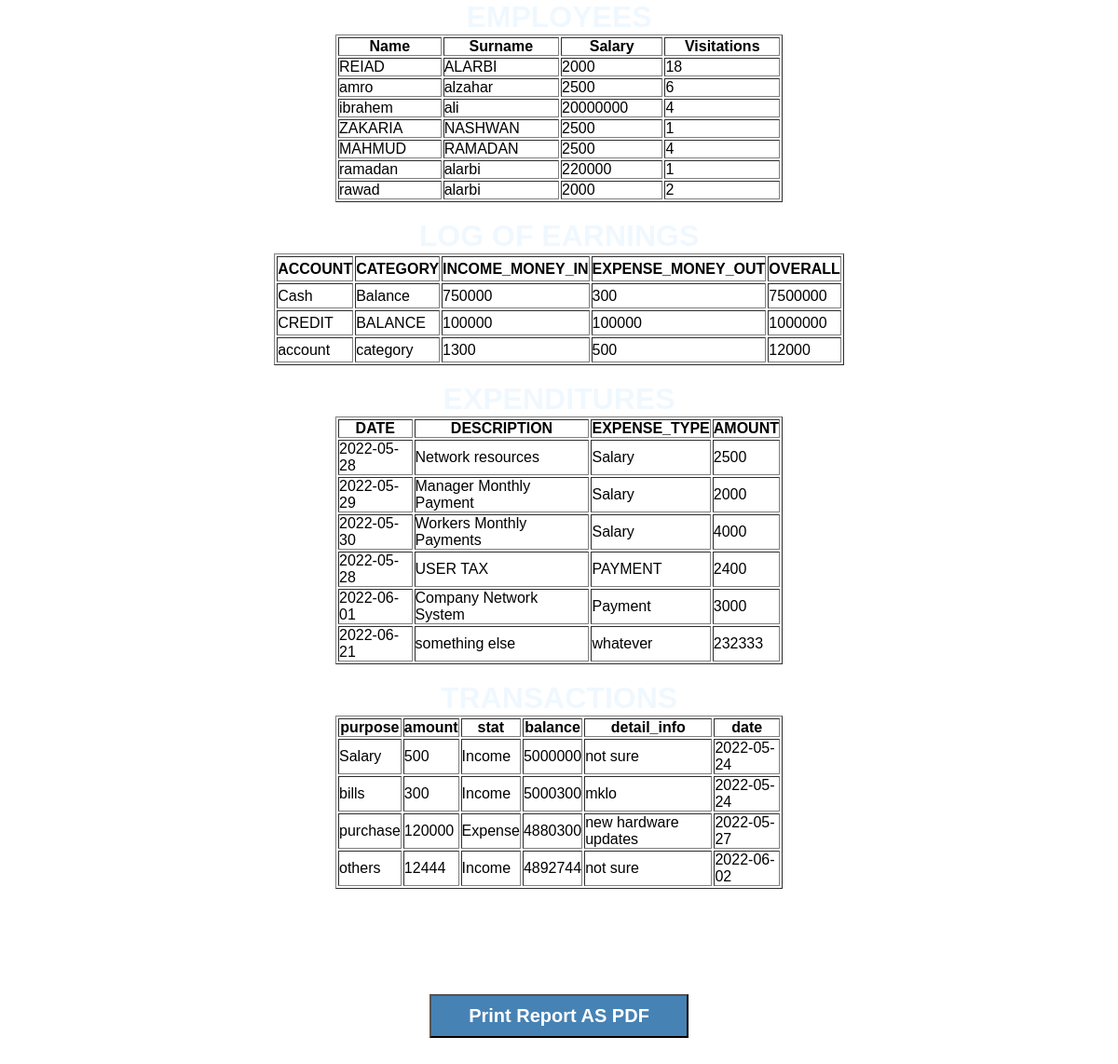
The page /companyReport.php on the database its author committed.
### tables this page shows
CREATE TABLE `users` (
  `id` int(10) NOT NULL,
  `first_name` varchar(20) NOT NULL,
  `surname` varchar(20) NOT NULL,
  `userName` varchar(20) NOT NULL,
  `password` varchar(80) NOT NULL,
  `role` varchar(30) NOT NULL,
  `email` varchar(30) NOT NULL,
  `phoneNumber` varchar(30) NOT NULL,
  `salary` varchar(20) NOT NULL,
  `visitation` int(100) NOT NULL
);

CREATE TABLE `logof` (
  `ID` int(11) NOT NULL,
  `ACCOUNT` varchar(20) NOT NULL,
  `DATE` date NOT NULL,
  `DESCRIPTION` varchar(20) NOT NULL,
  `CATEGORY` varchar(20) NOT NULL,
  `INCOME_MONEY_IN` int(11) NOT NULL,
  `EXPENSE_MONEY_OUT` int(11) NOT NULL,
  `OVERALL` int(11) NOT NULL
);

CREATE TABLE `expenditures` (
  `ID` int(11) NOT NULL,
  `DATE` date NOT NULL,
  `DESCRIPTION` varchar(50) NOT NULL,
  `EXPENSE_TYPE` varchar(20) NOT NULL,
  `AMOUNT` int(11) NOT NULL
);

CREATE TABLE `transaction` (
  `Id` int(11) NOT NULL,
  `purpose` varchar(255) NOT NULL,
  `detail_info` varchar(255) NOT NULL,
  `amount` int(30) NOT NULL,
  `balance` int(30) NOT NULL,
  `stat` varchar(255) NOT NULL,
  `date` date NOT NULL DEFAULT current_timestamp(),
  `time` time NOT NULL DEFAULT current_timestamp(),
  `username` varchar(255) NOT NULL DEFAULT 'User'
);

### companyReport.php (the view, shortened to what this page needs)
<?php
include('connection.php');
$query='select first_name,surname,salary,visitation from users';
$stmt=mysqli_stmt_init($conn);
 mysqli_stmt_prepare($stmt,$query) or exit('Query Error.'. mysqli_stmt_errno($stmt));
 mysqli_stmt_execute($stmt) or exit('Query Execution failed.'. mysqli_stmt_errno($stmt));
 mysqli_stmt_bind_result($stmt,$first_name,$surname,$salary,$visitation) or exit('Result storage failed.'. mysqli_stmt_errno($stmt));
echo '<center><h1>EMPLOYEES</h1><table border="1"><tr><th>Name</th><th>Surname</th><th>Salary</th><th>Visitations</th></tr>';
while(mysqli_stmt_fetch($stmt)){
		echo '<tr>';
		echo "<td>$first_name</td>";
		echo "<td>$surname</td>";
		echo "<td>$salary</td>";
		echo "<td>$visitation</td>";
		echo '</tr>';
 }
echo '</table><br/>';
 $query='select ACCOUNT,CATEGORY,INCOME_MONEY_IN,EXPENSE_MONEY_OUT,OVERALL from logof';
$stmt=mysqli_stmt_init($conn);
 mysqli_stmt_prepare($stmt,$query) or exit('Query Error.'. mysqli_stmt_errno($stmt));
 mysqli_stmt_execute($stmt) or exit('Query Execution failed.'. mysqli_stmt_errno($stmt));
 mysqli_stmt_bind_result($stmt,$ACCOUNT,$CATEGORY,$INCOME_MONEY_IN,$EXPENSE_MONEY_OUT,$OVERALL) or exit('Result storage failed.'. mysqli_stmt_errno($stmt));
echo '<h1>LOG OF EARNINGS</H1><table border="1"><tr><th>ACCOUNT</th><th>CATEGORY</th><th>INCOME_MONEY_IN</th><th>EXPENSE_MONEY_OUT</th><th>OVERALL</th></tr>';
while(mysqli_stmt_fetch($stmt)){
		echo '<tr>';
		echo "<td>$ACCOUNT</td>";
		echo "<td>$CATEGORY</td>";
		echo "<td>$INCOME_MONEY_IN</td>";
		echo "<td>$EXPENSE_MONEY_OUT</td>";
		echo "<td>$OVERALL</td>";
		echo '</tr>';
 }
echo '</table><br/>';
$query='select DATE,DESCRIPTION,EXPENSE_TYPE,AMOUNT from expenditures';
$stmt=mysqli_stmt_init($conn);
 mysqli_stmt_prepare($stmt,$query) or exit('Query Error.'. mysqli_stmt_errno($stmt));
 mysqli_stmt_execute($stmt) or exit('Query Execution failed.'. mysqli_stmt_errno($stmt));
 mysqli_stmt_bind_result($stmt,$DATE,$DESCRIPTION,$EXPENSE_TYPE,$AMOUNT) or exit('Result storage failed.'. mysqli_stmt_errno($stmt));
echo '<h1>EXPENDITURES</h1><table border="1"><tr><th>DATE</th><th>DESCRIPTION</th><th>EXPENSE_TYPE</th><th>AMOUNT</th></tr>';
while(mysqli_stmt_fetch($stmt)){
		echo '<tr>';
		echo "<td>$DATE</td>";
		echo "<td>$DESCRIPTION</td>";
		echo "<td>$EXPENSE_TYPE</td>";
		echo "<td>$AMOUNT</td>";
		echo '</tr>';
 }
echo '</table><br/>';
$query='select purpose,amount,stat,balance,detail_info,date from transaction';
$stmt=mysqli_stmt_init($conn);
 mysqli_stmt_prepare($stmt,$query) or exit('Query Error.'. mysqli_stmt_errno($stmt));
 mysqli_stmt_execute($stmt) or exit('Query Execution failed.'. mysqli_stmt_errno($stmt));
 mysqli_stmt_bind_result($stmt,$purpose,$amount,$stat,$balance,$detail_info,$date) or exit('Result storage failed.'. mysqli_stmt_errno($stmt));
echo '<h1>TRANSACTIONS</h1><table border="1"><tr><th>purpose</th><th>amount</th><th>stat</th><th>balance</th><th>detail_info</th><th>date</th></tr>';
while(mysqli_stmt_fetch($stmt)){
		echo '<tr>';
		echo "<td>$purpose</td>";
		echo "<td>$amount</td>";
		echo "<td>$stat</td>";
		echo "<td>$balance</td>";
		echo "<td>$detail_info</td>";
		echo "<td>$date</td>";
		echo '</tr>';
 }
echo '</table><br/>';
echo'<div style="padding: 75px 50px ; margin: 20px 50px;">
 <button type="submit" onclick="printFunction()" style="padding: 10px 40px; font-size:20px; background-color:steelblue; color: #fff;"><b>Print Report AS PDF</b></button>
   </div>';
?>
<!DOCTYPE html>
<html lang="en">
<head>
	<link rel="stylesheet" href="design.css">
</head>
<body>
</body>
</html>

### design.css (style rules this page uses)
* { margin: 0; padding: 0; list-style: none; text-decoration: none; box-sizing: border-box; }
body { background-image: url('office2.jpg'); background-size: 1550px; font-family: sans-serif; margin: 0; padding: 0; }
h1 { color: aliceblue; }
table { background-color: #fff; width: 40%; height: 15%; }

### rows shown on the page
users: first_name "REIAD", surname "ALARBI", salary "2000", visitation "18"
users: first_name "amro", surname "alzahar", salary "2500", visitation "6"
users: first_name "ibrahem", surname "ali", salary "20000000", visitation "4"
users: first_name "ZAKARIA", surname "NASHWAN", salary "2500", visitation "1"
users: first_name "MAHMUD", surname "RAMADAN", salary "2500", visitation "4"
users: first_name "ramadan", surname "alarbi", salary "220000", visitation "1"
users: first_name "rawad", surname "alarbi", salary "2000", visitation "2"
logof: ACCOUNT "Cash", CATEGORY "Balance", INCOME_MONEY_IN "750000", EXPENSE_MONEY_OUT "300", OVERALL "7500000"
logof: ACCOUNT "CREDIT", CATEGORY "BALANCE", EXPENSE_MONEY_OUT "100000", OVERALL "1000000"
logof: ACCOUNT "account", CATEGORY "category", INCOME_MONEY_IN "1300", EXPENSE_MONEY_OUT "500", OVERALL "12000"
expenditures: DATE "2022-05-28", DESCRIPTION "Network resources", EXPENSE_TYPE "Salary", AMOUNT "2500"
expenditures: DATE "2022-05-29", DESCRIPTION "Manager Monthly Payment", EXPENSE_TYPE "Salary", AMOUNT "2000"
expenditures: DATE "2022-05-30", DESCRIPTION "Workers Monthly Payments", EXPENSE_TYPE "Salary", AMOUNT "4000"
expenditures: DATE "2022-05-28", DESCRIPTION "USER TAX", EXPENSE_TYPE "PAYMENT", AMOUNT "2400"
expenditures: DATE "2022-06-01", DESCRIPTION "Company Network System", EXPENSE_TYPE "Payment", AMOUNT "3000"
expenditures: DATE "2022-06-21", DESCRIPTION "something else", EXPENSE_TYPE "whatever", AMOUNT "232333"
transaction: purpose "Salary", amount "500", stat "Income", balance "5000000", detail_info "not sure", date "2022-05-24"
transaction: purpose "bills", amount "300", stat "Income", balance "5000300", detail_info "mklo", date "2022-05-24"
transaction: purpose "purchase", amount "120000", stat "Expense", balance "4880300", detail_info "new hardware updates", date "2022-05-27"
transaction: purpose "others", amount "12444", stat "Income", balance "4892744", detail_info "not sure", date "2022-06-02"
